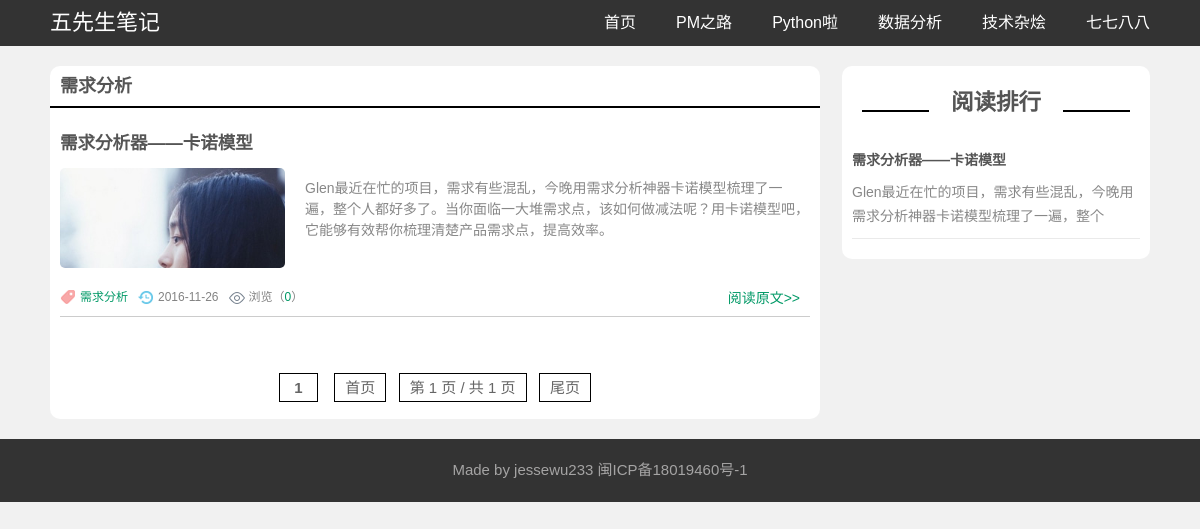
Screenshot of /tag/14 with the database file from the repository.
### blog/models.py (models this page shows, shortened)
class Tag(models.Model):
    category = models.ForeignKey(Category, default='0', on_delete=models.CASCADE)
    name = models.CharField(max_length=100)
    def __str__(self):
        return self.name

class Post(models.Model):
    title = models.CharField(max_length=100)
    body = RichTextUploadingField()
    created_time = models.DateTimeField()
    modified_time = models.DateTimeField()
    excerpt = models.TextField(max_length=200, blank=True)
    category = models.ForeignKey(Category, on_delete=models.CASCADE)
    tags = models.ForeignKey(Tag, on_delete=models.CASCADE, blank=True, default='0')
    author = models.ForeignKey(User, on_delete=models.CASCADE)
    views = models.PositiveIntegerField(default=0)
    imgUrl = ImageField(upload_to='PostImg', default='0')

### blog/views.py (the view)
# urls.py: path('tag/<int:tag_id>', views.tag, name='tag'),
def tag(request, tag_id):
    page_num = 10
    tag_name = models.Tag.objects.get(pk=tag_id)
    all_post_list = models.Post.objects.filter(tags__name=tag_name).order_by("-created_time")
    sum_num = all_post_list.count()
    most_view_list = all_post_list.order_by("-views")[:5]
    bigTitle = tag_name
    paginator = Paginator(all_post_list, page_num)
    current_page = 1
    previous_page = current_page - 1
    next_page = current_page + 1
    post_list = paginator.page(current_page)
    context = {
        "post_list": post_list,
        "bigTitle": bigTitle,
        "most_view_list": most_view_list,
        "paginator": paginator,
        "current_page": current_page,
        "previous_page": previous_page,
        "next_page": next_page,
        "sum_num": sum_num,
        "tag_id": tag_id
    }
    return render(request, 'blog/tag.html', context)

### blog/templates/blog/tag.html (shortened to what this page needs)
{% load staticfiles %}
<!doctype html>
<html>
<head>
    <link href="{% static "blog/css/base.css" %}" rel="stylesheet">
    <link href="{% static "blog/css/index.css" %}" rel="stylesheet">
    <link href="{% static "blog/css/m.css" %}" rel="stylesheet">
</head>
<body>
<header>
    <div id="mnav">
        <div class="logo"><a href="/">五先生笔记</a></div>
        <ul id="starlist">
            <li><a href="http://localhost:8000/">首页</a></li>
            <li><a href="{% url "blog:category" 6 %}">PM之路</a></li>
            <li><a href="{% url "blog:category" 7 %}">Python啦</a></li>
            <li><a href="{% url "blog:category" 8 %}">数据分析</a></li>
            <li><a href="{% url "blog:category" 9 %}">技术杂烩</a></li>
            <li><a href="{% url "blog:category" 9 %}">七七八八</a></li>
        </ul>
    </div>
</header>
<div class="line46"></div>
<article>
    <div style="margin-top: 20px" class="leftbox">
        <div class="newblogs">
            <h2 class="hometitle">{{ bigTitle }}</h2>
            {% if post_list %}
                <ul>
                    {% for post in post_list %}
                        <li>
                            <h3 class="blogtitle"><a href="{% url "blog:detail" post.id %}"
                                                     target="_blank">{{ post.title }}</a></h3>
                            <div class="bloginfo"><span class="blogpic"><a href="/" title=""><img
                                    src="../../../media/{{ post.imgUrl }}"/></a></span>
                                <p>{{ post.excerpt }}</p>
                            </div>
                            <div class="autor"><span class="lm f_l"><a
                                    href="{% url "blog:tag" post.tags.id %}">{{ post.tags }}</a></span><span
                                    class="dtime f_l">{{ post.created_time.year }}-{{ post.created_time.month }}-{{ post.created_time.day }}</span><span
                                    class="viewnum f_l">浏览（<a href="/">{{ post.views }}</a>）</span>
                                <span class="f_r"><a href="{% url "blog:detail" post.id %}"
                                                                                class="more">阅读原文>></a></span>
                            </div>
                        </li>
                    {% endfor %}
                </ul>
            {% endif %}
            <div class="pagelist"><a title="Total record">&nbsp;<b>{{ sum_num }}</b> </a>&nbsp;&nbsp
                <a href="{% url "blog:tag_page" tag_id 1 %}">首页</a>
                &nbsp<a href="#">第 {{ current_page }} 页 / 共 {{ paginator.num_pages }} 页</a>&nbsp
                <a href="{% url "blog:tag_page" tag_id paginator.num_pages %}">尾页</a>
            </div>
        </div>
    </div>
    <div class="rightbox">
        <div class="blank"></div>
        <div class="paihang">
            <h2 class="ab_title"><a href="{% url "blog:top" %}">阅读排行</a></h2>
            {% if most_view_list %}
                <ul>
                    {% for post in most_view_list %}
                        <li><b><a href="{% url "blog:detail" post.id %}" target="_blank">{{ post.title }}</a></b>
                            <p>{{ post.excerpt | truncatechars:40 }}</p>
                        </li>
                    {% endfor %}
                </ul>
            {% endif %}
        </div>
    </div>
</article>
<footer>
    <p>Made by <a href="/">jessewu233</a> <a href="/">闽ICP备18019460号-1</a></p>
</footer>
</body>
</html>

### blog/static/blog/css/base.css (style rules this page uses)
* { margin: 0; padding: 0 }
body { font: 15px "Microsoft YaHei", Arial, Helvetica, sans-serif; color: #555; background: #f1f1f1; line-height: 1.5; }
img { border: 0; display: block }
ul, li { list-style: none; }
a { text-decoration: none; color: #555 }
.blank { height: 20px; overflow: hidden; width: 100%; margin: auto; clear: both }
.f_l { float: left }
.f_r { float: right }
.line46 { height: 46px; width: 100% }
header { width: 100%; color: #FFF; background: #333; line-height: 46px; overflow: hidden; position: fixed; top: 0; z-index: 100 }
.logo { float: left; font-size: 22px }
#mnav { width: 1100px; margin: auto }
#mnav a { color: #FFF }
#starlist { float: right; }
#starlist li { float: left; display: block; padding: 0 0 0 40px; font-size: 16px }
article { width: 1100px; margin: auto; overflow: hidden }
footer { width: 100%; background: #333; color: #a5a4a4; text-align: center; padding: 20px 0; }
footer a { color: #a5a4a4 }

### blog/static/blog/css/index.css (style rules this page uses)
.leftbox { width: 70%; float: left; overflow: hidden; margin-bottom: 20px; }
.rightbox { width: 28%; float: right; overflow: hidden; }
.hometitle { padding: 0 10px; line-height: 40px; height: 40px; font-size: 18px;; border-bottom: #000 2px solid; position: relative; }
.newblogs { background: #fff; overflow: hidden; width: 100%; clear: both; border-radius: 10px; }
h3.blogtitle { line-height: 30px; margin: 10px 0; }
.blogpic { overflow: hidden; width: 30%; max-height: 100px; display: block; float: left; margin-right: 20px; border-radius: 5px; }
.newblogs ul { padding: 10px; overflow: hidden }
.newblogs li { border-bottom: #ccc 1px solid; margin-bottom: 10px; overflow: hidden; }
.autor { width: 100%; overflow: hidden; clear: both; margin: 20px 0 0 0; display: inline-block; color: #838383; font-size: 12px }
.autor span { margin: 0 10px 0 0; padding-left: 20px }
.autor span a { color: #096; }
.lm { background: url(../images/newsbg01.png) no-repeat left center }
.dtime { background: url(../images/newsbg02.png) no-repeat left center }
.viewnum { background: url(../images/newsbg04.png) no-repeat left center }
.blogpic img { width: 100%; }
.bloginfo p { color: #888; overflow: hidden; text-overflow: ellipsis; -webkit-box-orient: vertical; display: -webkit-box; -webkit-line-clamp: 3; padding-top: 10px; font-size: 14px; }
.more { font-size: 14px; }
.ab_title { text-align: center; position: relative; margin: 20px; }
.ab_title:before { content: ""; width: 25%; height: 2px; background: #000; position: absolute; left: 0; bottom: 8px }
.ab_title:after { content: ""; width: 25%; height: 2px; background: #000; position: absolute; right: 0; bottom: 8px }
.paihang { background: #FFF; border-radius: 10px; overflow: hidden; margin: 0 0 20px 0; }
.paihang ul { padding: 10px; }
.paihang ul li { border-bottom: solid 1px #EAEAEA; font-size: 14px; margin: 0 0 10px 0; padding: 0 0 10px 0; overflow: hidden; }
.paihang ul li b { height: 30px; text-overflow: ellipsis; white-space: nowrap; overflow: hidden; display: block; }
.paihang ul li p { line-height: 24px; color: #888 }
.pagelist { text-align: center; color: #666; width: 100%; clear: both; margin: 20px 0; padding-top: 20px }
.pagelist a { color: #666; margin: 0 2px; border: 1px solid #000; padding: 5px 10px; }

### rows the page displays
Tag: name "需求分析"
Post: title "需求分析器——卡诺模型", imgUrl (picture), excerpt "Glen最近在忙的项目，需求有些混乱，今晚用需求分析神器卡诺模型梳理了一遍，整个人都好多了。当你面临一大堆需求点，该如何做减法呢？用卡诺模型吧，它能够有效帮你梳理清楚产品需求点，提高效率。", tags "需求分析", created_time.year "2016", created_time.month "11", created_time.day "26", views "0", excerpt "Glen最近在忙的项目，需求有些混乱，今晚用需求分析神器卡诺模型梳理了一遍，整个"

### other values shown
{{ sum_num }} "1"
{{ current_page }} "1"
{{ paginator.num_pages }} "1"
